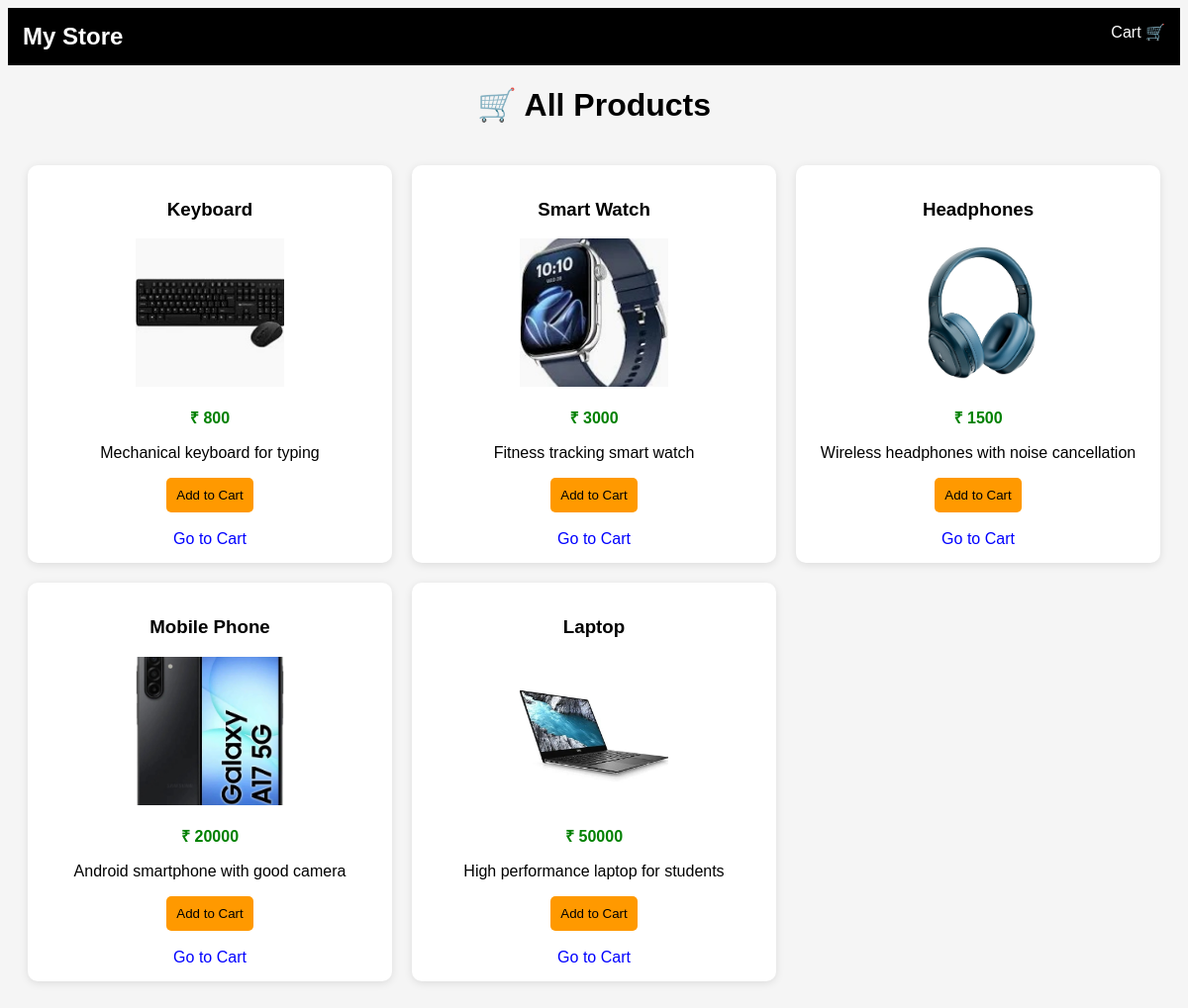
The page / on the database its author committed.
### store/models.py (models this page shows, shortened)
class Product(models.Model):
    name = models.CharField(max_length=100)
    price = models.IntegerField()
    image = models.ImageField(upload_to='products/')
    description = models.TextField()

### store/views.py (the view)
# urls.py: 2. Add a URL to urlpatterns:  path('', views.home, name='home')
def home(request):
    products = Product.objects.all()
    return render(request, 'home.html', {'products': products})

### templates/home.html (shortened to what this page needs)
<!DOCTYPE html>
<html>
<head>
</head>
<body>
<div style="background:black; color:white; padding:15px;">
    <h2 style="display:inline;">My Store</h2>
    <a href="/cart/" style="float:right; color:white;">Cart 🛒</a>
</div>
<h1>🛒 All Products</h1>
<div class="container">
    {% for product in products %}
    <div class="card">
        <h3>{{ product.name }}</h3>
        <img src="{{ product.image.url }}">
        <p class="price">₹ {{ product.price }}</p>
        <p>{{ product.description }}</p>
        <a href="{% url 'add_to_cart' product.id %}">
            <button>Add to Cart</button>
        </a>
        <br><br>
        <a href="/cart/">Go to Cart</a>
    </div>
    {% endfor %}
</div>
</body>
</html>

### templates/home.html (style rules this page uses)
body { font-family: Arial, sans-serif; background-color: #f5f5f5; }
h1 { text-align: center; }
.container { display: grid; grid-template-columns: repeat(3, 1fr); gap: 20px; padding: 20px; }
.card { background: white; padding: 15px; border-radius: 10px; box-shadow: 0 2px 8px rgba(0,0,0,0.1); text-align: center; transition: 0.3s; }
.card img { width: 150px; height: 150px; object-fit: cover; }
.price { color: green; font-weight: bold; }
button { background-color: #ff9900; border: none; padding: 10px; border-radius: 5px; cursor: pointer; }
a { text-decoration: none; color: blue; }

### rows shown on the page
Product: name "Keyboard", image (picture), price "800", description "Mechanical keyboard for typing"
Product: name "Smart Watch", image (picture), price "3000", description "Fitness tracking smart watch"
Product: name "Headphones", image (picture), price "1500", description "Wireless headphones with noise cancellation"
Product: name "Mobile Phone", image (picture), price "20000", description "Android smartphone with good camera"
Product: name "Laptop", image (picture), price "50000", description "High performance laptop for students"
